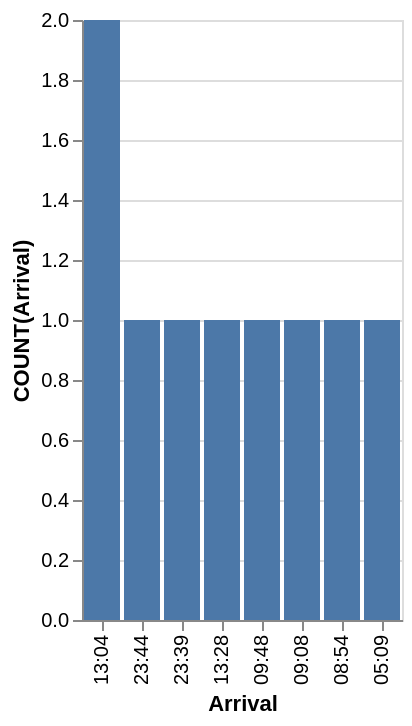

The Vega-Lite source for this figure:
### Vega-Lite specification from a JSON file in a GitHub repository (floating-point values rounded to 4 significant figures)
{"data": {"values": [{"x_data": "13:04", "y_data": 2}, {"x_data": "23:44", "y_data": 1}, {"x_data": "23:39", "y_data": 1}, {"x_data": "13:28", "y_data": 1}, {"x_data": "09:48", "y_data": 1}, {"x_data": "09:08", "y_data": 1}, {"x_data": "08:54", "y_data": 1}, {"x_data": "05:09", "y_data": 1}]}, "mark": "bar", "encoding": {"x": {"field": "x_data", "type": "nominal", "title": "Arrival", "sort": {"op": "sum", "field": "y_data", "order": "descending"}}, "y": {"field": "y_data", "type": "quantitative", "title": "COUNT(Arrival)"}}}
